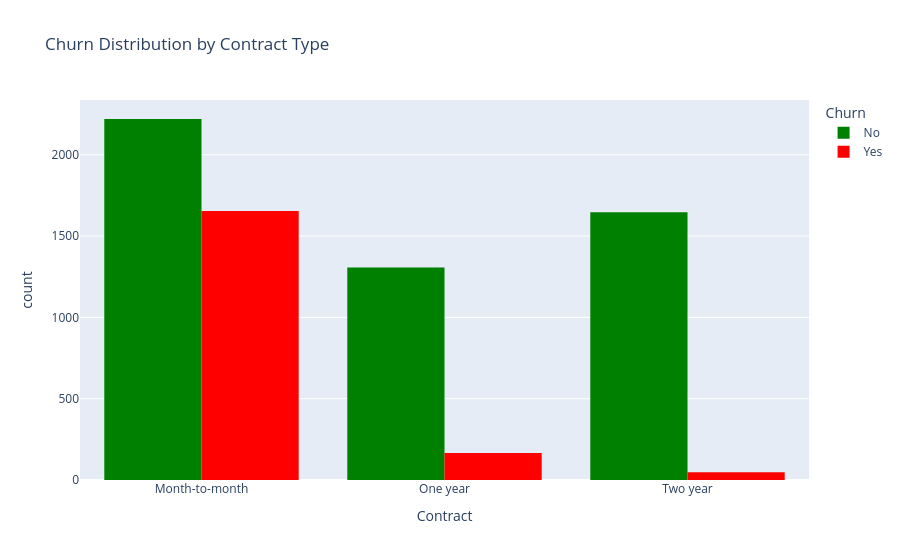
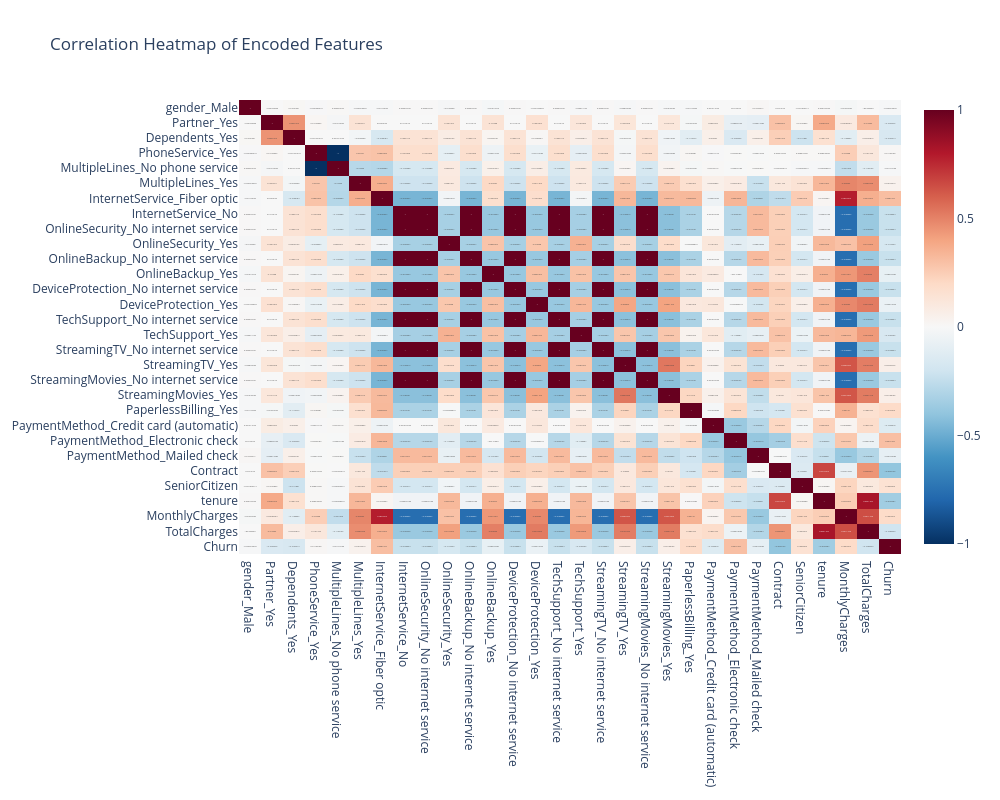

Notebook code for these charts, in order:
### Code cell
import pandas as pd
from sklearn.preprocessing import LabelEncoder, OneHotEncoder, OrdinalEncoder
from sklearn.compose import ColumnTransformer
import plotly.express as px



# Drop customerID as it's not useful
df = df.drop('customerID', axis=1)

print("Original Data Shape:", df.shape)
print("\nData Types:\n", df.dtypes)

# ====================== DATA CLEANING ======================
# Convert TotalCharges to numeric
df['TotalCharges'] = pd.to_numeric(df['TotalCharges'], errors='coerce')

# Fill any NaN in TotalCharges with 0 (safe for this dataset)
df['TotalCharges'] = df['TotalCharges'].fillna(0)

# ====================== ENCODING STRATEGY ======================

# Columns for One-Hot Encoding
onehot_cols = [
    'gender', 'Partner', 'Dependents', 'PhoneService', 'MultipleLines',
    'InternetService', 'OnlineSecurity', 'OnlineBackup', 'DeviceProtection',
    'TechSupport', 'StreamingTV', 'StreamingMovies', 'PaperlessBilling', 
    'PaymentMethod'
]

# Column for Ordinal Encoding
ordinal_cols = ['Contract']

# Numerical columns
numeric_cols = ['SeniorCitizen', 'tenure', 'MonthlyCharges', 'TotalCharges']

# ====================== COLUMN TRANSFORMER ======================

preprocessor = ColumnTransformer(
    transformers=[
        ('onehot', OneHotEncoder(drop='first', sparse_output=False, handle_unknown='ignore'), onehot_cols),
        ('ordinal', OrdinalEncoder(categories=[['Month-to-month', 'One year', 'Two year']]), ordinal_cols),
        ('numeric', 'passthrough', numeric_cols)
    ],
    remainder='drop'   # Drop Churn for now (we'll encode it separately)
)

# ====================== FIT AND TRANSFORM FEATURES ======================

X = df.drop('Churn', axis=1)
y = df['Churn']

# Transform features
X_encoded = preprocessor.fit_transform(X)

# Get feature names
onehot_feature_names = preprocessor.named_transformers_['onehot'].get_feature_names_out(onehot_cols)
feature_names = list(onehot_feature_names) + ordinal_cols + numeric_cols

# Create final encoded features DataFrame
X_final = pd.DataFrame(X_encoded, columns=feature_names)

print("\nFinal Feature Shape after Encoding:", X_final.shape)

# ====================== ENCODE TARGET (Churn) ======================

le = LabelEncoder()
y_encoded = le.fit_transform(y)

print("\nChurn Encoding Mapping:")
print(dict(zip(le.classes_, le.transform(le.classes_))))

# Combine features + target for easy EDA
df_final = X_final.copy()
df_final['Churn'] = y_encoded

# ====================== SAVE PROCESSED DATA ======================
df_final.to_csv('telco_churn_preprocessed.csv', index=False)
print("\nPreprocessed data saved as 'telco_churn_preprocessed.csv'")

# ====================== QUICK EDA ======================
# 1. Churn by Contract
fig = px.histogram(df, x='Contract', color='Churn', barmode='group',
                   title='Churn Distribution by Contract Type',
                   color_discrete_map={'Yes': 'red', 'No': 'green'})
fig.show()

# 2. Correlation Heatmap - FIXED VERSION
# Use df_final (which has only numeric values) instead of original df
fige = px.imshow(
    df_final.corr(),
    text_auto=True,
    aspect="auto",
    color_continuous_scale='RdBu_r',
    title='Correlation Heatmap of Encoded Features'
)
fige.update_layout(height=800, width=1000)
fige.show()

# Optional: Show top correlations with Churn
corr_with_churn = df_final.corr()['Churn'].sort_values(ascending=False)
print("\nTop Correlations with Churn:")
print(corr_with_churn.head(10))

### Figure 1 — Plotly figure (JSON) as saved in the notebook; plotly's stock layout.template omitted (floating-point values rounded to 4 significant figures; data arrays with more than 128 entries replaced by an {"elided": "..."} marker saying what was removed)
{"data": [{"alignmentgroup": "True", "bingroup": "x", "hovertemplate": "Churn=No<br>Contract=%{x}<br>count=%{y}<extra></extra>", "legendgroup": "No", "marker": {"color": "green", "pattern": {"shape": ""}}, "name": "No", "offsetgroup": "No", "orientation": "v", "showlegend": true, "type": "histogram", "x": {"elided": "5174 str values"}, "xaxis": "x", "yaxis": "y"}, {"alignmentgroup": "True", "bingroup": "x", "hovertemplate": "Churn=Yes<br>Contract=%{x}<br>count=%{y}<extra></extra>", "legendgroup": "Yes", "marker": {"color": "red", "pattern": {"shape": ""}}, "name": "Yes", "offsetgroup": "Yes", "orientation": "v", "showlegend": true, "type": "histogram", "x": {"elided": "1869 str values"}, "xaxis": "x", "yaxis": "y"}], "layout": {"barmode": "group", "legend": {"title": {"text": "Churn"}, "tracegroupgap": 0}, "title": {"text": "Churn Distribution by Contract Type"}, "xaxis": {"anchor": "y", "domain": [0, 1], "title": {"text": "Contract"}}, "yaxis": {"anchor": "x", "domain": [0, 1], "title": {"text": "count"}}}}

### Figure 2 — Plotly figure (JSON) as saved in the notebook; plotly's stock layout.template omitted (floating-point values rounded to 4 significant figures; data arrays with more than 128 entries replaced by an {"elided": "..."} marker saying what was removed)
{"data": [{"coloraxis": "coloraxis", "hovertemplate": "x: %{x}<br>y: %{y}<br>color: %{z}<extra></extra>", "name": "0", "texttemplate": "%{z}", "type": "heatmap", "x": ["gender_Male", "Partner_Yes", "Dependents_Yes", "PhoneService_Yes", "MultipleLines_No phone service", "MultipleLines_Yes", "InternetService_Fiber optic", "InternetService_No", "OnlineSecurity_No internet service", "OnlineSecurity_Yes", "OnlineBackup_No internet service", "OnlineBackup_Yes", "DeviceProtection_No internet service", "DeviceProtection_Yes", "TechSupport_No internet service", "TechSupport_Yes", "StreamingTV_No internet service", "StreamingTV_Yes", "StreamingMovies_No internet service", "StreamingMovies_Yes", "PaperlessBilling_Yes", "PaymentMethod_Credit card (automatic)", "PaymentMethod_Electronic check", "PaymentMethod_Mailed check", "Contract", "SeniorCitizen", "tenure", "MonthlyCharges", "TotalCharges", "Churn"], "xaxis": "x", "y": ["gender_Male", "Partner_Yes", "Dependents_Yes", "PhoneService_Yes", "MultipleLines_No phone service", "MultipleLines_Yes", "InternetService_Fiber optic", "InternetService_No", "OnlineSecurity_No internet service", "OnlineSecurity_Yes", "OnlineBackup_No internet service", "OnlineBackup_Yes", "DeviceProtection_No internet service", "DeviceProtection_Yes", "TechSupport_No internet service", "TechSupport_Yes", "StreamingTV_No internet service", "StreamingTV_Yes", "StreamingMovies_No internet service", "StreamingMovies_Yes", "PaperlessBilling_Yes", "PaymentMethod_Credit card (automatic)", "PaymentMethod_Electronic check", "PaymentMethod_Mailed check", "Contract", "SeniorCitizen", "tenure", "MonthlyCharges", "TotalCharges", "Churn"], "yaxis": "y", "z": {"elided": "30x30 float values"}}], "layout": {"coloraxis": {"colorscale": [[0, "rgb(5,48,97)"], [0.1, "rgb(33,102,172)"], [0.2, "rgb(67,147,195)"], [0.3, "rgb(146,197,222)"], [0.4, "rgb(209,229,240)"], [0.5, "rgb(247,247,247)"], [0.6, "rgb(253,219,199)"], [0.7, "rgb(244,165,130)"], [0.8, "rgb(214,96,77)"], [0.9, "rgb(178,24,43)"], [1, "rgb(103,0,31)"]]}, "height": 800, "title": {"text": "Correlation Heatmap of Encoded Features"}, "width": 1000, "xaxis": {"anchor": "y", "domain": [0, 1]}, "yaxis": {"anchor": "x", "autorange": "reversed", "domain": [0, 1]}}}
